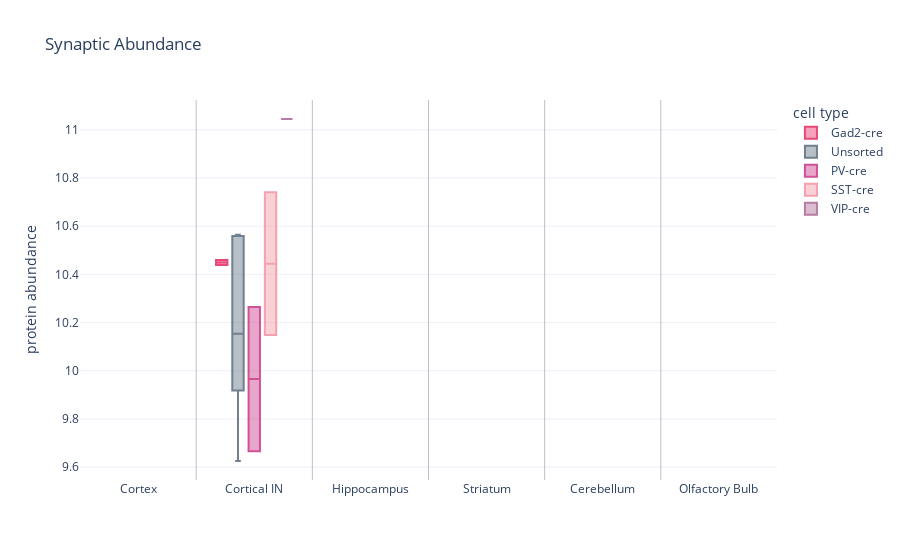

Write notebook code for a chart like this one.
### Code cell
# plot expressed
hf = plot_boxplot(df=df_expressed, 
                  key=query_protein)
hf.show()

### Figure 1 — Plotly figure (JSON) as saved in the notebook; plotly's stock layout.template omitted (floating-point values rounded to 4 significant figures)
{"data": [{"alignmentgroup": "True", "hovertemplate": "cell type=Gad2-cre<br>regions=%{x}<br>values=%{y}<extra></extra>", "legendgroup": "Gad2-cre", "marker": {"color": "#E94879"}, "name": "Gad2-cre", "notched": false, "offsetgroup": "Gad2-cre", "orientation": "v", "showlegend": true, "type": "box", "x": ["Cortical IN", "Cortical IN"], "x0": " ", "xaxis": "x", "y": [10.46, 10.44], "y0": " ", "yaxis": "y"}, {"alignmentgroup": "True", "hovertemplate": "cell type=Unsorted<br>regions=%{x}<br>values=%{y}<extra></extra>", "legendgroup": "Unsorted", "marker": {"color": "#708090"}, "name": "Unsorted", "notched": false, "offsetgroup": "Unsorted", "orientation": "v", "showlegend": true, "type": "box", "x": ["Cortical IN", "Cortical IN", "Cortical IN", "Cortical IN", "Cortical IN"], "x0": " ", "xaxis": "x", "y": [10.56, 10.15, 10.56, 10.02, 9.626], "y0": " ", "yaxis": "y"}, {"alignmentgroup": "True", "hovertemplate": "cell type=PV-cre<br>regions=%{x}<br>values=%{y}<extra></extra>", "legendgroup": "PV-cre", "marker": {"color": "#D15196"}, "name": "PV-cre", "notched": false, "offsetgroup": "PV-cre", "orientation": "v", "showlegend": true, "type": "box", "x": ["Cortical IN", "Cortical IN"], "x0": " ", "xaxis": "x", "y": [10.26, 9.666], "y0": " ", "yaxis": "y"}, {"alignmentgroup": "True", "hovertemplate": "cell type=SST-cre<br>regions=%{x}<br>values=%{y}<extra></extra>", "legendgroup": "SST-cre", "marker": {"color": "#F3A1AE"}, "name": "SST-cre", "notched": false, "offsetgroup": "SST-cre", "orientation": "v", "showlegend": true, "type": "box", "x": ["Cortical IN", "Cortical IN"], "x0": " ", "xaxis": "x", "y": [10.15, 10.74], "y0": " ", "yaxis": "y"}, {"alignmentgroup": "True", "hovertemplate": "cell type=VIP-cre<br>regions=%{x}<br>values=%{y}<extra></extra>", "legendgroup": "VIP-cre", "marker": {"color": "#B77CA3"}, "name": "VIP-cre", "notched": false, "offsetgroup": "VIP-cre", "orientation": "v", "showlegend": true, "type": "box", "x": ["Cortical IN"], "x0": " ", "xaxis": "x", "y": [11.04], "y0": " ", "yaxis": "y"}], "layout": {"boxmode": "group", "legend": {"title": {"text": "cell type"}, "tracegroupgap": 0}, "shapes": [{"line": {"color": "grey", "width": 0.5}, "type": "line", "x0": 0.5, "x1": 0.5, "xref": "x", "y0": 0, "y1": 1, "yref": "y domain"}, {"line": {"color": "grey", "width": 0.5}, "type": "line", "x0": 1.5, "x1": 1.5, "xref": "x", "y0": 0, "y1": 1, "yref": "y domain"}, {"line": {"color": "grey", "width": 0.5}, "type": "line", "x0": 2.5, "x1": 2.5, "xref": "x", "y0": 0, "y1": 1, "yref": "y domain"}, {"line": {"color": "grey", "width": 0.5}, "type": "line", "x0": 3.5, "x1": 3.5, "xref": "x", "y0": 0, "y1": 1, "yref": "y domain"}, {"line": {"color": "grey", "width": 0.5}, "type": "line", "x0": 4.5, "x1": 4.5, "xref": "x", "y0": 0, "y1": 1, "yref": "y domain"}], "title": {"text": "Synaptic Abundance"}, "xaxis": {"anchor": "y", "categoryarray": ["Cortex", "Cortical IN", "Hippocampus", "Striatum", "Cerebellum", "Olfactory Bulb"], "categoryorder": "array", "domain": [0, 1], "range": [-0.5, 5.5], "title": {"text": ""}}, "yaxis": {"anchor": "x", "domain": [0, 1], "title": {"text": "protein abundance"}}}}
